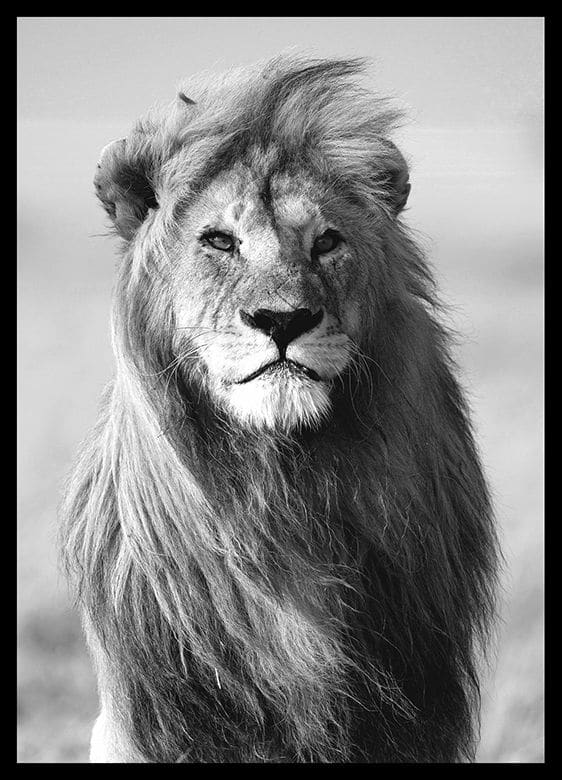
#> input picture IPI/AULA 2/cinza.jpg, 562 x 780 px
$ python teste-brilho.py
#> lines starting #> are read from the running program, lines starting #| are printed output that depends on the picture
import numpy as np
import matplotlib.pyplot as plt

img = plt.imread('cinza.jpg')
#> img is the input picture: shape (780, 562, 3); min 0, max 255, mean 129
img_nova = img * 1.2  # aumenta o brilho
img_nova[img_nova > 255] = 255
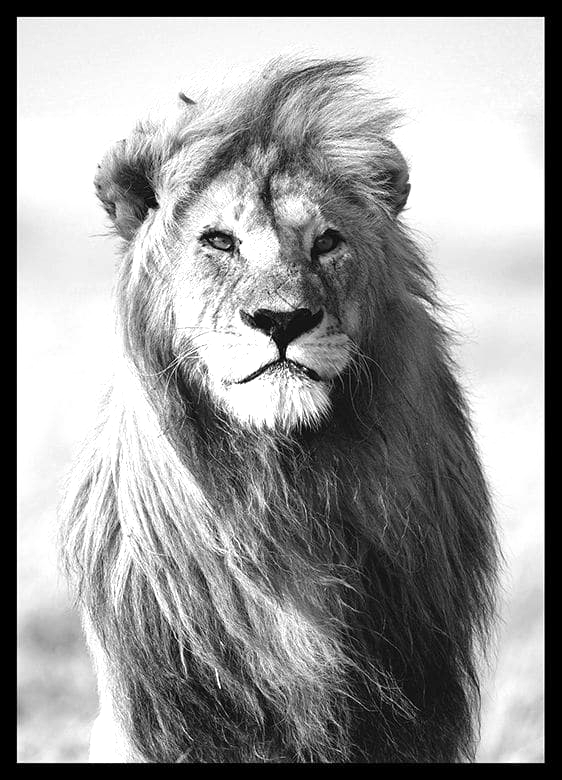
#> img_nova: shape (780, 562, 3) float64; min 0, max 255, mean 153
img_nova = img_nova.astype(np.uint8)
fig, axs = plt.subplots(1, 2)
axs[0].set_title('Original')
axs[0].imshow(img)
axs[1].set_title('Mais brilho')
axs[1].imshow(img_nova)

plt.show()
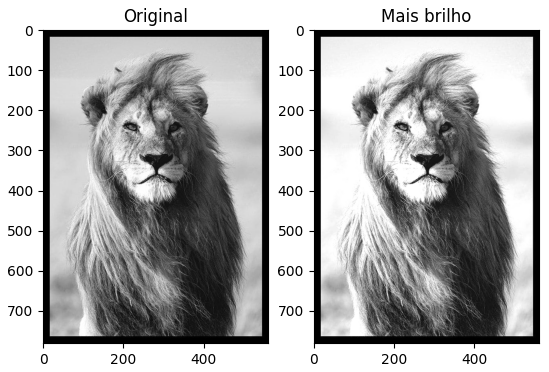
#> figure drawn by matplotlib, 2 panels
